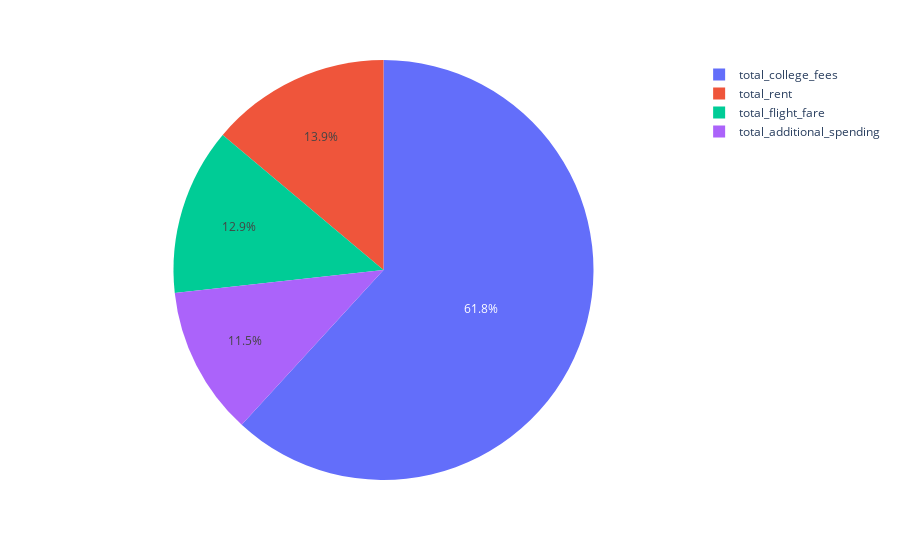

The notebook cell this image was saved under:
### Code cell
px.pie(total_df, names = 'index', values = 0)

### Figure 1 — Plotly figure (JSON) as saved in the notebook; plotly's stock layout.template omitted (floating-point values rounded to 4 significant figures)
{"data": [{"domain": {"x": [0, 1], "y": [0, 1]}, "hovertemplate": "index=%{label}<br>0=%{value}<extra></extra>", "labels": ["total_additional_spending ", "total_rent", "total_college_fees", "total_flight_fare"], "legendgroup": "", "name": "", "showlegend": true, "type": "pie", "values": [26329, 31900, 142000, 29543]}], "layout": {"legend": {"tracegroupgap": 0}, "margin": {"t": 60}}}
